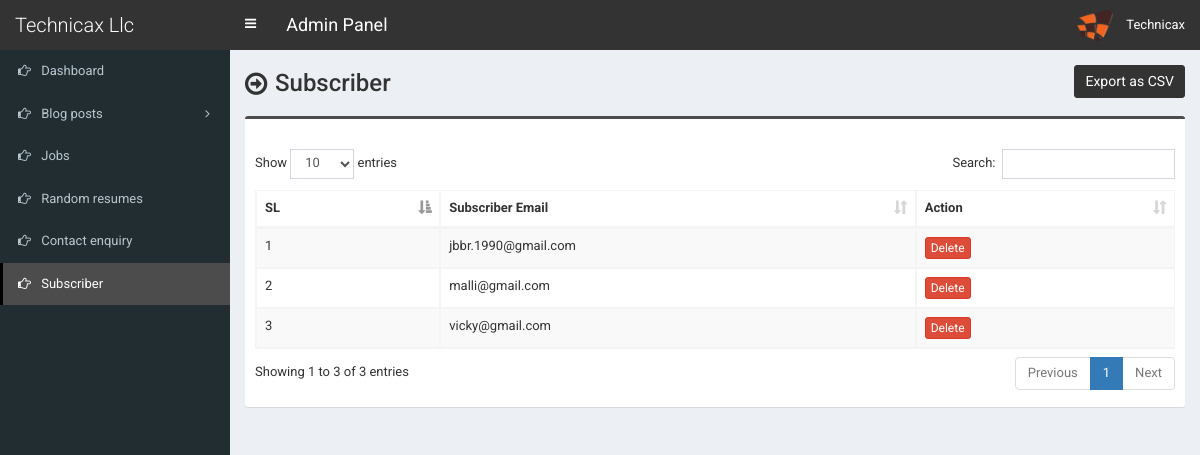
/admin/subscriber.php (signed in), run on the app's committed database.
### tables this page shows
CREATE TABLE `tbl_subscriber` (
  `subs_id` int(11) NOT NULL,
  `subs_email` varchar(255) NOT NULL,
  `subs_date` varchar(100) NOT NULL,
  `subs_date_time` timestamp NOT NULL DEFAULT current_timestamp(),
  `subs_hash` varchar(255) NOT NULL,
  `subs_active` int(11) NOT NULL
);

### admin/subscriber.php (the view, shortened to what this page needs)
<?php require_once('header.php'); ?>
<section class="content-header">
	<div class="content-header-left">
		<h1>Subscriber</h1>
	</div>
	<div class="content-header-right">
		<a href="subscriber-csv.php" class="btn btn-primary btn-sm">Export as CSV</a>
	</div>
</section>
<section class="content">
  <div class="row">
    <div class="col-md-12">
      <div class="box box-info">
        <div class="box-body table-responsive">
          <table id="example1" class="table table-bordered table-striped">
			<thead>
			    <tr>
			        <th>SL</th>
			        <th>Subscriber Email</th>
			        <th>Action</th>
			    </tr>
			</thead>
            <tbody>
            	<?php
            	$i=0;
            	$statement = $pdo->prepare("SELECT * FROM tbl_subscriber WHERE subs_active=1");
            	$statement->execute();
            	$result = $statement->fetchAll(PDO::FETCH_ASSOC);
            	foreach ($result as $row) {
            		$i++;
            		?>
					<tr>
	                    <td><?php echo $i; ?></td>
	                    <td><?php echo $row['subs_email']; ?></td>
	                    <td><a href="#" class="btn btn-danger btn-xs" data-href="subscriber-delete.php?id=<?php echo $row['subs_id']; ?>" data-toggle="modal" data-target="#confirm-delete">Delete</a></td>
	                </tr>
            		<?php
            	}
            	?>
            </tbody>
          </table>
        </div>
      </div>
</section>
<?php require_once('footer.php'); ?>

### admin/style.css (style rules this page uses)
body { font-size: 13px; font-family: 'Roboto', sans-serif; }
.content-header>h1, .content-header .content-header-left h1 { font-family: 'Roboto', sans-serif; }
.box-info { padding-top: 20px; }
.content-header { overflow: hidden; }
.content-header .content-header-left { float: left; padding-top: 5px; }
.content-header .content-header-right { float: right; }
.content-header .content-header-left h1 { margin-top: 0; margin-bottom: 0; padding-left: 30px; padding-bottom: 5px; font-size: 24px; position: relative; }
.content-header .content-header-left h1:before { position: absolute; top: 0; left: 0; font-family: 'FontAwesome', sans-serif; font-size: 26px; content: '\f18e'; }
.content-header .content-header-right a { position: relative; font-size: 14px; }
.box.box-info { border-top-color: #4c4c4c; }
.content-header .content-header-right a { background-color: #333333; border-color: #333333; }

### data on the page
tbl_subscriber: subs_email "jbbr.1990@gmail.com"
tbl_subscriber: subs_email "malli@gmail.com"
tbl_subscriber: subs_email "vicky@gmail.com"

### other printed values
$_SESSION['user']['full_name'] "Technicax"
